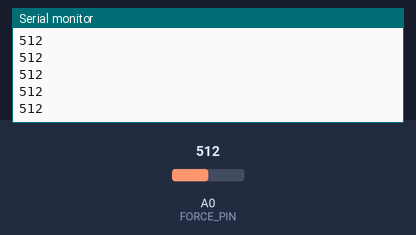
This sketch was run on a simulated Arduino Uno, built with avr-gcc and run on an emulated ATmega328P. On the bench: the last lines printed to the serial monitor. Inputs (shaded band) come from the test bench; at power-on: A0 (FORCE_PIN) = 512.

Above: at 1.2 s.
1.3 s: A0 (FORCE_PIN) set to 716
At 1.56 s:
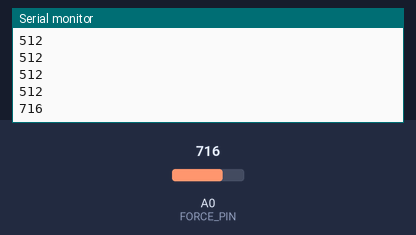
2.8 s: A0 (FORCE_PIN) set to 900
At 2.96 s:
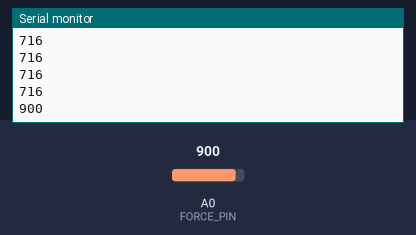
Timing chart, 0 to 5.8 s (numbered marks = the images above; inputs shaded):
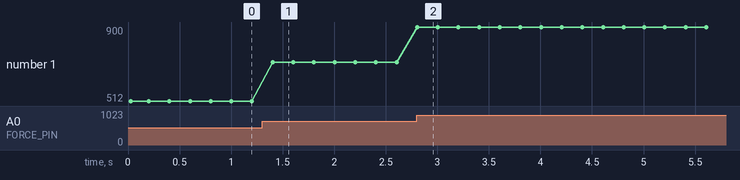

Measured:
- after the input at 1.3 s, the serial monitor: prints a new line after 0.10 s (image 1)
- after the input at 2.8 s, the serial monitor: prints a new line at once (image 2)
- plotted number 1: 512 → 716 after the input at 1.3 s, 716 → 900 after the input at 2.8 s

The sketch:

force_sensor_test.ino
```cpp
// Quick FSR / force-sensor test
#define FORCE_PIN A0

void setup() {
  Serial.begin(9600);
  pinMode(FORCE_PIN, INPUT_PULLUP);
  Serial.println(F("Force sensor test ready"));
}

void loop() {
  Serial.println(analogRead(FORCE_PIN));
  delay(200);
}
```
